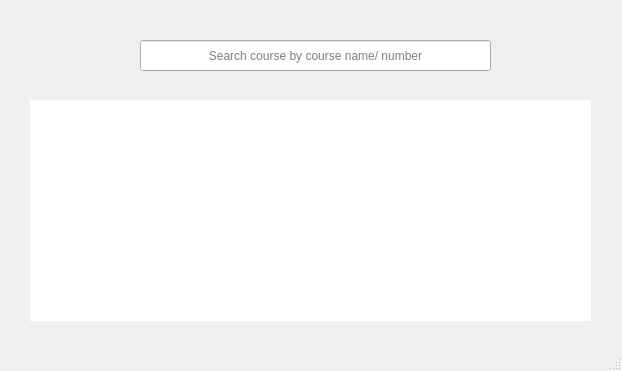
<?xml version="1.0" encoding="UTF-8"?>
<ui version="4.0">
 <class>MainWindow</class>
 <widget class="QMainWindow" name="MainWindow">
  <property name="geometry">
   <rect>
    <x>0</x>
    <y>0</y>
    <width>622</width>
    <height>371</height>
   </rect>
  </property>
  <property name="sizePolicy">
   <sizepolicy hsizetype="Preferred" vsizetype="Preferred">
    <horstretch>0</horstretch>
    <verstretch>0</verstretch>
   </sizepolicy>
  </property>
  <property name="minimumSize">
   <size>
    <width>600</width>
    <height>160</height>
   </size>
  </property>
  <property name="windowTitle">
   <string>EasyNPTEL</string>
  </property>
  <widget class="QWidget" name="centralwidget">
   <widget class="QLineEdit" name="searchText">
    <property name="geometry">
     <rect>
      <x>140</x>
      <y>40</y>
      <width>351</width>
      <height>31</height>
     </rect>
    </property>
    <property name="text">
     <string/>
    </property>
    <property name="alignment">
     <set>Qt::AlignCenter</set>
    </property>
    <property name="placeholderText">
     <string>Search course by course name/ number</string>
    </property>
   </widget>
   <widget class="QListWidget" name="courseList">
    <property name="geometry">
     <rect>
      <x>30</x>
      <y>100</y>
      <width>561</width>
      <height>221</height>
     </rect>
    </property>
    <property name="maximumSize">
     <size>
      <width>16777215</width>
      <height>300</height>
     </size>
    </property>
    <property name="cursor" stdset="0">
     <cursorShape>ArrowCursor</cursorShape>
    </property>
    <property name="frameShape">
     <enum>QFrame::NoFrame</enum>
    </property>
    <property name="alternatingRowColors">
     <bool>true</bool>
    </property>
    <property name="movement">
     <enum>QListView::Free</enum>
    </property>
    <property name="resizeMode">
     <enum>QListView::Adjust</enum>
    </property>
   </widget>
  </widget>
  <widget class="QStatusBar" name="statusbar"/>
 </widget>
 <resources/>
 <connections/>
</ui>
